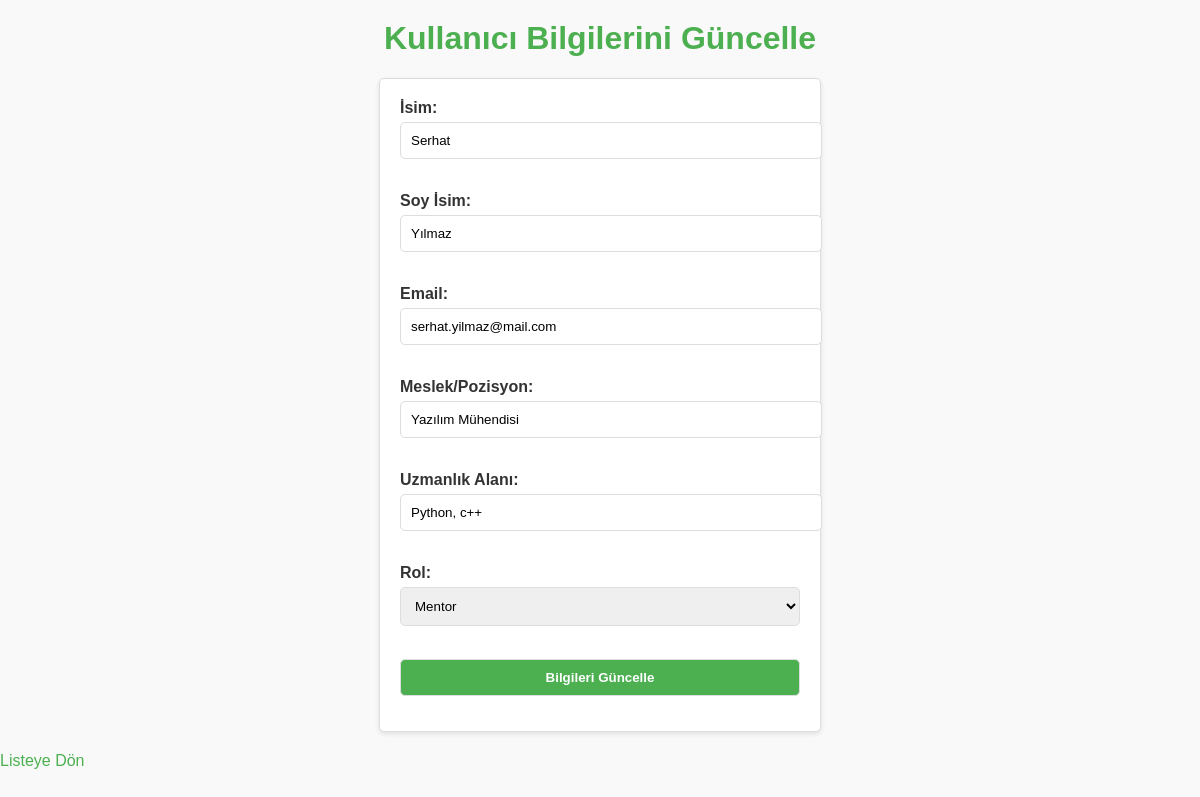
The page /edit-user/4 on the database its author committed.
### tables this page shows
CREATE TABLE users (
        id INTEGER PRIMARY KEY AUTOINCREMENT,
        first_name TEXT NOT NULL,
        last_name TEXT NOT NULL,
        email TEXT UNIQUE NOT NULL,
        occupation TEXT NOT NULL,
        skills TEXT NOT NULL,
        role TEXT CHECK(role IN ('mentor', 'mentee')) NOT NULL,
        selectedMentId INTEGER REFERENCES users(id) ON DELETE SET NULL
    );

### routes.py (the view)
@app.route("/edit-user/<int:user_id>", methods=["GET"])
def edit_user_form(user_id):
    conn = get_db_connection()
    cursor = conn.cursor()
    cursor.execute("SELECT * FROM users WHERE id=?", (user_id,))
    row = cursor.fetchone()
    conn.close()
    if row is None:
        return "Kullanıcı bulunamadı!", 404
    return render_template("edit_user.html", user=row)

### database.py (called while the page is built)
def get_db_connection():
    conn = sqlite3.connect('mentorship.db', check_same_thread=False, timeout=10)
    conn.row_factory = sqlite3.Row
    conn.execute("PRAGMA busy_timeout = 5000")
    return conn

### templates/edit_user.html (shortened to what this page needs)
<!DOCTYPE html>
<html lang="tr">
<head>
    <link rel="stylesheet" href="/static/style.css">
</head>
<body>
    <h1>Kullanıcı Bilgilerini Güncelle</h1>
    <form action="/edit-user/{{ user.id }}" method="POST">
        <label>İsim:</label>
        <input type="text" name="first_name" value="{{ user.first_name }}" required><br><br>
        <label>Soy İsim:</label>
        <input type="text" name="last_name" value="{{ user.last_name }}" required><br><br>
        <label>Email:</label>
        <input type="email" name="email" value="{{ user.email }}" required><br><br>
        <label>Meslek/Pozisyon:</label>
        <input type="text" name="occupation" value="{{ user.occupation }}" required><br><br>
        <label id="skills-label">
        </label>
        <input type="text" name="skills" value="{{ user.skills }}" required><br><br>
        <label>Rol:</label>
        <select name="role" id="role" onchange="toggleSkillLabel()" required>
            <option value="mentor" {% if user.role == 'mentor' %}selected{% endif %}>Mentor</option>
        </select><br><br>
        <button type="submit">Bilgileri Güncelle</button>
    </form>
    <p><a href="/list-users">Listeye Dön</a></p>
</body>
</html>

### static/style.css (style rules this page uses)
body { font-family: Arial, sans-serif; margin: 0; padding: 0; background-color: #f9f9f9; color: #333; }
h1, h2 { color: #4CAF50; text-align: center; margin-top: 20px; }
a { color: #4CAF50; text-decoration: none; }
form { max-width: 400px; margin: 20px auto; padding: 20px; background-color: white; border: 1px solid #ddd; border-radius: 5px; box-shadow: 0 2px 5px rgba(0, 0, 0, 0.1); }
form label { display: block; margin-bottom: 5px; font-weight: bold; }
form input, form select, form button { width: 100%; padding: 10px; margin-bottom: 15px; border: 1px solid #ddd; border-radius: 5px; }
form button { background-color: #4CAF50; color: white; font-weight: bold; cursor: pointer; }

### rows shown on the page
users: first_name "Serhat", last_name "Yılmaz", email "serhat.yilmaz@mail.com", occupation "Yazılım Mühendisi", skills "Python, c++", role "Mentor"
